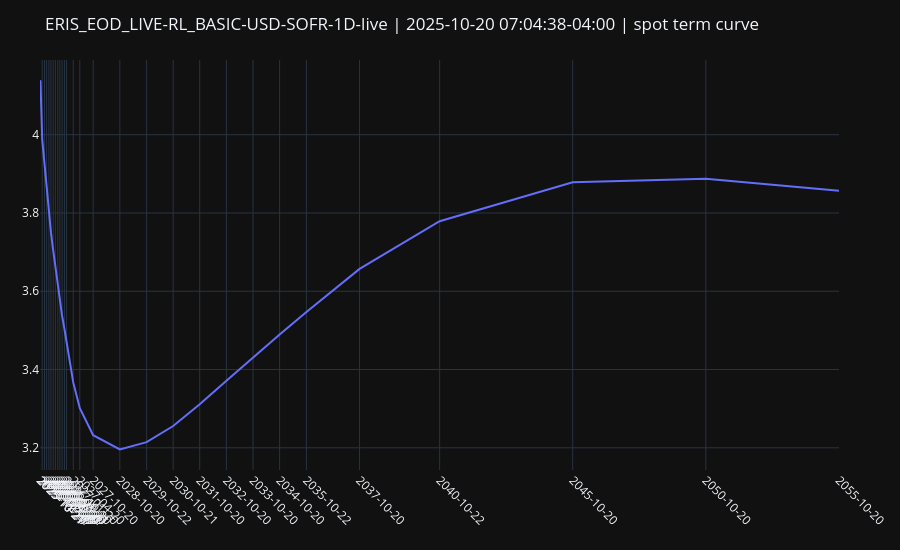

The cell this chart's notebook holds for it:
### Markdown cell above
# Spot Term Curve

### Code cell
irssfm = IRSwapStructureFunctionMap(curve=curve_handle)

spot_queries = [
    IRSwapQuery(curve="USD-SOFR-1D", tenor="1D", structure=IRSwapStructure.OUTRIGHT, structure_kwargs={"bpv": 1}),
    IRSwapQuery(curve="USD-SOFR-1D", tenor="1W", structure=IRSwapStructure.OUTRIGHT, structure_kwargs={"bpv": 1}),
    IRSwapQuery(curve="USD-SOFR-1D", tenor="1M", structure=IRSwapStructure.OUTRIGHT, structure_kwargs={"bpv": 1}),
    IRSwapQuery(curve="USD-SOFR-1D", tenor="2M", structure=IRSwapStructure.OUTRIGHT, structure_kwargs={"bpv": 1}),
    IRSwapQuery(curve="USD-SOFR-1D", tenor="3M", structure=IRSwapStructure.OUTRIGHT, structure_kwargs={"bpv": 1}),
    IRSwapQuery(curve="USD-SOFR-1D", tenor="4M", structure=IRSwapStructure.OUTRIGHT, structure_kwargs={"bpv": 1}),
    IRSwapQuery(curve="USD-SOFR-1D", tenor="5M", structure=IRSwapStructure.OUTRIGHT, structure_kwargs={"bpv": 1}),
    IRSwapQuery(curve="USD-SOFR-1D", tenor="6M", structure=IRSwapStructure.OUTRIGHT, structure_kwargs={"bpv": 1}),
    IRSwapQuery(curve="USD-SOFR-1D", tenor="7M", structure=IRSwapStructure.OUTRIGHT, structure_kwargs={"bpv": 1}),
    IRSwapQuery(curve="USD-SOFR-1D", tenor="8M", structure=IRSwapStructure.OUTRIGHT, structure_kwargs={"bpv": 1}),
    IRSwapQuery(curve="USD-SOFR-1D", tenor="9M", structure=IRSwapStructure.OUTRIGHT, structure_kwargs={"bpv": 1}),
    IRSwapQuery(curve="USD-SOFR-1D", tenor="10M", structure=IRSwapStructure.OUTRIGHT, structure_kwargs={"bpv": 1}),
    IRSwapQuery(curve="USD-SOFR-1D", tenor="11M", structure=IRSwapStructure.OUTRIGHT, structure_kwargs={"bpv": 1}),
    IRSwapQuery(curve="USD-SOFR-1D", tenor="1Y", structure=IRSwapStructure.OUTRIGHT, structure_kwargs={"bpv": 1}),
    IRSwapQuery(curve="USD-SOFR-1D", tenor="15M", structure=IRSwapStructure.OUTRIGHT, structure_kwargs={"bpv": 1}),
    IRSwapQuery(curve="USD-SOFR-1D", tenor="18M", structure=IRSwapStructure.OUTRIGHT, structure_kwargs={"bpv": 1}),
    IRSwapQuery(curve="USD-SOFR-1D", tenor="2Y", structure=IRSwapStructure.OUTRIGHT, structure_kwargs={"bpv": 1}),
    IRSwapQuery(curve="USD-SOFR-1D", tenor="3Y", structure=IRSwapStructure.OUTRIGHT, structure_kwargs={"bpv": 1}),
    IRSwapQuery(curve="USD-SOFR-1D", tenor="4Y", structure=IRSwapStructure.OUTRIGHT, structure_kwargs={"bpv": 1}),
    IRSwapQuery(curve="USD-SOFR-1D", tenor="5Y", structure=IRSwapStructure.OUTRIGHT, structure_kwargs={"bpv": 1}),
    IRSwapQuery(curve="USD-SOFR-1D", tenor="6Y", structure=IRSwapStructure.OUTRIGHT, structure_kwargs={"bpv": 1}),
    IRSwapQuery(curve="USD-SOFR-1D", tenor="7Y", structure=IRSwapStructure.OUTRIGHT, structure_kwargs={"bpv": 1}),
    IRSwapQuery(curve="USD-SOFR-1D", tenor="8Y", structure=IRSwapStructure.OUTRIGHT, structure_kwargs={"bpv": 1}),
    IRSwapQuery(curve="USD-SOFR-1D", tenor="9Y", structure=IRSwapStructure.OUTRIGHT, structure_kwargs={"bpv": 1}),
    IRSwapQuery(curve="USD-SOFR-1D", tenor="10Y", structure=IRSwapStructure.OUTRIGHT, structure_kwargs={"bpv": 1}),
    IRSwapQuery(curve="USD-SOFR-1D", tenor="12Y", structure=IRSwapStructure.OUTRIGHT, structure_kwargs={"bpv": 1}),
    IRSwapQuery(curve="USD-SOFR-1D", tenor="15Y", structure=IRSwapStructure.OUTRIGHT, structure_kwargs={"bpv": 1}),
    IRSwapQuery(curve="USD-SOFR-1D", tenor="20Y", structure=IRSwapStructure.OUTRIGHT, structure_kwargs={"bpv": 1}),
    IRSwapQuery(curve="USD-SOFR-1D", tenor="25Y", structure=IRSwapStructure.OUTRIGHT, structure_kwargs={"bpv": 1}),
    IRSwapQuery(curve="USD-SOFR-1D", tenor="30Y", structure=IRSwapStructure.OUTRIGHT, structure_kwargs={"bpv": 1}),
    #     IRSwapQuery(curve="USD-SOFR-1D", tenor="40Y", structure=IRSwapStructure.OUTRIGHT, structure_kwargs={"bpv": 1}),
    #     IRSwapQuery(curve="USD-SOFR-1D", tenor="50Y", structure=IRSwapStructure.OUTRIGHT, structure_kwargs={"bpv": 1}),
]

rl_spots = []
for q in spot_queries:
    pkg, _ = q.resolve_package(pricer_or_curve=curve_handle)
    rl_spots.append(pkg[0])

x = [curve_handle.calendar_advance(curve_handle.reference_date(), s.__dict__["kwargs"]["termination"]) for s in rl_spots]
y = [s.rate().real for s in rl_spots]

fig = go.Figure()
fig.add_trace(go.Scatter(x=x, y=y, mode="lines", name="1D"))
tick_vals = [pd.Timestamp(t).tz_localize(None) for t in x]
tick_text = [pd.Timestamp(t).strftime("%Y-%m-%d") for t in tick_vals]
fig.update_layout(
    title=f"{curve_handle.meta()["id"]} | {curve_handle.meta()["timestamp"]} | spot term curve",
    template="plotly_dark",
    margin=dict(l=40, r=20, t=60, b=80),
    xaxis=dict(tickmode="array", tickvals=tick_vals, ticktext=tick_text, tickangle=45, showgrid=True),
    height=550,
    yaxis=dict(showgrid=True),
)
fig.update_xaxes(
    showspikes=True,
    spikecolor="white",
    spikesnap="cursor",
    spikemode="across",
    showgrid=True,
)
fig.update_yaxes(
    showspikes=True,
    spikecolor="white",
    spikesnap="cursor",
    spikethickness=0.5,
    showgrid=True,
)
fig.show()

### Figure 1 — Plotly figure (JSON) as saved in the notebook; plotly's stock layout.template omitted (floating-point values rounded to 4 significant figures)
{"data": [{"mode": "lines", "name": "1D", "type": "scatter", "x": ["2025-10-21T00:00:00", "2025-10-27T00:00:00", "2025-11-20T00:00:00", "2025-12-22T00:00:00", "2026-01-20T00:00:00", "2026-02-20T00:00:00", "2026-03-20T00:00:00", "2026-04-20T00:00:00", "2026-05-20T00:00:00", "2026-06-22T00:00:00", "2026-07-20T00:00:00", "2026-08-20T00:00:00", "2026-09-21T00:00:00", "2026-10-20T00:00:00", "2027-01-20T00:00:00", "2027-04-20T00:00:00", "2027-10-20T00:00:00", "2028-10-20T00:00:00", "2029-10-22T00:00:00", "2030-10-21T00:00:00", "2031-10-20T00:00:00", "2032-10-20T00:00:00", "2033-10-20T00:00:00", "2034-10-20T00:00:00", "2035-10-22T00:00:00", "2037-10-20T00:00:00", "2040-10-22T00:00:00", "2045-10-20T00:00:00", "2050-10-20T00:00:00", "2055-10-20T00:00:00"], "y": [4.137, 4.138, 3.989, 3.927, 3.859, 3.793, 3.75, 3.704, 3.659, 3.62, 3.58, 3.537, 3.504, 3.471, 3.367, 3.301, 3.232, 3.196, 3.215, 3.256, 3.311, 3.371, 3.431, 3.489, 3.547, 3.657, 3.779, 3.879, 3.887, 3.857]}], "layout": {"height": 550, "margin": {"b": 80, "l": 40, "r": 20, "t": 60}, "title": {"text": "ERIS_EOD_LIVE-RL_BASIC-USD-SOFR-1D-live | 2025-10-20 07:04:38-04:00 | spot term curve"}, "xaxis": {"showgrid": true, "showspikes": true, "spikecolor": "white", "spikemode": "across", "spikesnap": "cursor", "tickangle": 45, "tickmode": "array", "ticktext": ["2025-10-21", "2025-10-27", "2025-11-20", "2025-12-22", "2026-01-20", "2026-02-20", "2026-03-20", "2026-04-20", "2026-05-20", "2026-06-22", "2026-07-20", "2026-08-20", "2026-09-21", "2026-10-20", "2027-01-20", "2027-04-20", "2027-10-20", "2028-10-20", "2029-10-22", "2030-10-21", "2031-10-20", "2032-10-20", "2033-10-20", "2034-10-20", "2035-10-22", "2037-10-20", "2040-10-22", "2045-10-20", "2050-10-20", "2055-10-20"], "tickvals": ["2025-10-21T00:00:00", "2025-10-27T00:00:00", "2025-11-20T00:00:00", "2025-12-22T00:00:00", "2026-01-20T00:00:00", "2026-02-20T00:00:00", "2026-03-20T00:00:00", "2026-04-20T00:00:00", "2026-05-20T00:00:00", "2026-06-22T00:00:00", "2026-07-20T00:00:00", "2026-08-20T00:00:00", "2026-09-21T00:00:00", "2026-10-20T00:00:00", "2027-01-20T00:00:00", "2027-04-20T00:00:00", "2027-10-20T00:00:00", "2028-10-20T00:00:00", "2029-10-22T00:00:00", "2030-10-21T00:00:00", "2031-10-20T00:00:00", "2032-10-20T00:00:00", "2033-10-20T00:00:00", "2034-10-20T00:00:00", "2035-10-22T00:00:00", "2037-10-20T00:00:00", "2040-10-22T00:00:00", "2045-10-20T00:00:00", "2050-10-20T00:00:00", "2055-10-20T00:00:00"]}, "yaxis": {"showgrid": true, "showspikes": true, "spikecolor": "white", "spikesnap": "cursor", "spikethickness": 0.5}}}
